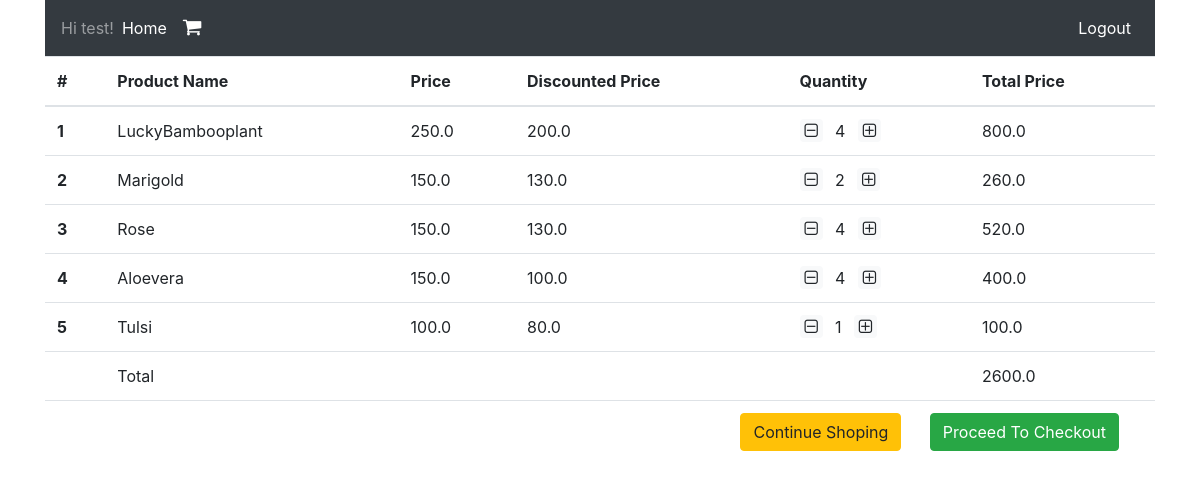
Screenshot of /cart_items (signed in) with the database file from the repository.
### products/models.py (models this page shows, shortened)
class Cart(models.Model):
    user = models.ForeignKey(User, on_delete=models.CASCADE)
    item = models.ForeignKey(Product, on_delete=models.CASCADE)
    quantity = models.IntegerField(default=1)
    created = models.DateTimeField(auto_now_add=True)
    def total_price(self):
        total = self.item.price * self.quantity
        floattotal = float("{0:.2f}".format(total))
        return floattotal
    def total_disc_price(self):
        total = self.item.disc_price * self.quantity
        floattotal = float("{0:.2f}".format(total))
        return floattotal

class Product(models.Model):
    title = models.CharField(max_length=100)
    slug = models.SlugField(default=0)
    product_image = models.ImageField(upload_to='images/', blank=True)
    description = models.CharField(max_length=500)
    price = models.FloatField()
    disc_price = models.FloatField()

class Order(models.Model):
    orderitems = models.ManyToManyField(Cart)
    user = models.ForeignKey(User, on_delete=models.CASCADE)
    ordered = models.BooleanField(default=False)
    created = models.DateTimeField(auto_now_add=True)
    def get_totals(self):
        total = 0
        for order_item in self.orderitems.all():
            total += order_item.total_price()
        return total

### products/views.py (the view)
# urls.py: path('cart_items', views.cartview, name='cart_items'),
@login_required
def cartview(request):
    user = request.user
    carts = Cart.objects.filter(user=user)
    orders = Order.objects.filter(user=user, ordered=False)
    if carts.exists():
        order = orders[0]
        return render(request, 'products/product_list.html', {"carts": carts, 'order': order})
    else:
        return redirect("home")

### templates/products/product_list.html
<!DOCTYPE html>
{% extends 'products/base.html' %}
{% block content %}
    <html lang="en">
    <div class="container">
    <table class="table table-hover">
      <thead>
        <tr>
            <th scope="col">#</th>
            <th scope="col">Product Name</th>
            <th scope="col">Price</th>
            <th scope="col">Discounted Price</th>
            <th scope="col">Quantity</th>
            <th scope="col">Total Price</th>
        </tr>
      </thead>
      <tbody>
        {% for cart in carts %}
        <tr>
            <th scope="row">{{ forloop.counter }}</th>
            <td>{{ cart.item.title }}</td>
            <td>{{ cart.item.price }}</td>
            <td>{{ cart.item.disc_price }}</td>
            <td>
                <a class="mr-2" href="{% url 'decrease-cart' cart.item.slug %}"><span class="badge badge-light"><i class="fa fa-minus-square-o" style="font-size:17px"></i></span></a>
              {{ cart.quantity }}
              <a class="ml-2" href="{% url 'increase-cart' cart.item.slug %}" ><span class="badge badge-light"><i class="fa fa-plus-square-o" style="font-size:17px"></i></span></a>
            </td>
            {% if cart.quantity >= 2 %}
                <td>{{ cart.total_disc_price }}</td>
            {% else %}
                <td>{{ cart.total_price }}</td>
            {% endif %}
        </tr>
        {% endfor %}
        <tr>
          <th scope="row"></th>
          <td colspan="4">Total</td>
          <td>{{ order.get_totals}}</td>
        </tr>
        <tr>
          <th scope="row"></th>
          <td colspan="5" class="text-right ">
            <a href="home" class="btn btn-warning mr-4">Continue Shoping</a>
            <a href="" class="btn btn-success mr-4">Proceed To Checkout</a>
          </td>
        </tr>
      </tbody>
    </table>
    </div>
{% endblock %}

### templates/products/base.html (shortened to what this page needs)
<!DOCTYPE html>
{% load static %}
    <html lang="en">
    <head>
        <link rel="stylesheet" href="https://maxcdn.bootstrapcdn.com/bootstrap/4.0.0/css/bootstrap.min.css">
        <link href="https://stackpath.bootstrapcdn.com/font-awesome/4.7.0/css/font-awesome.min.css" rel="stylesheet"/>
    </head>
    <body>
      <div class="container">
        <nav class="navbar navbar-expand-sm bg-dark navbar-dark ">
          <span class="navbar-text">
              {% if user.is_authenticated %}
                Hi {{ user.username }}!
              {% endif %}
          </span>
          <ul class="navbar-nav ">
            <li class="nav-item ">
              <a class="nav-link active" href="home">Home</a>
            </li>
            <li class="nav-item">
              <a class="nav-link active" href="cart_items">
                <i class="fa fa-shopping-cart" style="font-size:20px" aria-hidden="true"></i>
              </a>
            </li>
          </ul>
          <ul class="navbar-nav ml-auto">
            {% if user.is_authenticated %}
                <li class="nav-item ">
                  <a class="nav-link active" href="logout">Logout</a>
                </li>
            {% endif %}
          </ul>
        </nav>
      </div>
      {% block content %}
      {% endblock %}
    </body>
</html>

### rows the page displays
Cart: item "LuckyBambooplant", item.price "250.0", item.disc_price "200.0", quantity "4", total_disc_price "800.0"
Cart: item "Marigold", item.price "150.0", item.disc_price "130.0", quantity "2", total_disc_price "260.0"
Cart: item "Rose", item.price "150.0", item.disc_price "130.0", quantity "4", total_disc_price "520.0"
Cart: item "Aloevera", item.price "150.0", item.disc_price "100.0", quantity "4", total_disc_price "400.0"
Cart: item "Tulsi", item.price "100.0", item.disc_price "80.0", quantity "1", total_price "100.0"
Order: get_totals "2600.0"

### other values shown
{{ user.username }} "test"
